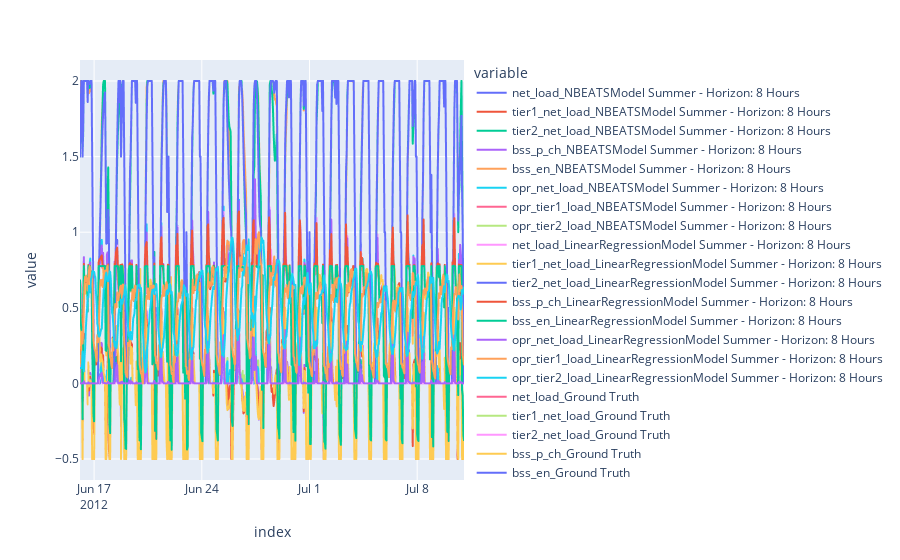

The cell this chart's notebook holds for it:
### Code cell
df_results = pd.read_csv('data/results/results.csv', index_col=0, parse_dates=True)

px.line(df_results)

### Figure 1 — Plotly figure (JSON) as saved in the notebook; plotly's stock layout.template omitted (floating-point values rounded to 4 significant figures; data arrays with more than 128 entries replaced by an {"elided": "..."} marker saying what was removed)
{"data": [{"hovertemplate": "variable=net_load_NBEATSModel Summer - Horizon: 8 Hours<br>index=%{x}<br>value=%{y}<extra></extra>", "legendgroup": "net_load_NBEATSModel Summer - Horizon: 8 Hours", "line": {"color": "#636efa", "dash": "solid"}, "marker": {"symbol": "circle"}, "mode": "lines", "name": "net_load_NBEATSModel Summer - Horizon: 8 Hours", "showlegend": true, "type": "scattergl", "x": {"elided": "600 str values"}, "xaxis": "x", "y": {"elided": "600 float values"}, "yaxis": "y"}, {"hovertemplate": "variable=tier1_net_load_NBEATSModel Summer - Horizon: 8 Hours<br>index=%{x}<br>value=%{y}<extra></extra>", "legendgroup": "tier1_net_load_NBEATSModel Summer - Horizon: 8 Hours", "line": {"color": "#EF553B", "dash": "solid"}, "marker": {"symbol": "circle"}, "mode": "lines", "name": "tier1_net_load_NBEATSModel Summer - Horizon: 8 Hours", "showlegend": true, "type": "scattergl", "x": {"elided": "600 str values"}, "xaxis": "x", "y": {"elided": "600 float values"}, "yaxis": "y"}, {"hovertemplate": "variable=tier2_net_load_NBEATSModel Summer - Horizon: 8 Hours<br>index=%{x}<br>value=%{y}<extra></extra>", "legendgroup": "tier2_net_load_NBEATSModel Summer - Horizon: 8 Hours", "line": {"color": "#00cc96", "dash": "solid"}, "marker": {"symbol": "circle"}, "mode": "lines", "name": "tier2_net_load_NBEATSModel Summer - Horizon: 8 Hours", "showlegend": true, "type": "scattergl", "x": {"elided": "600 str values"}, "xaxis": "x", "y": {"elided": "600 float values"}, "yaxis": "y"}, {"hovertemplate": "variable=bss_p_ch_NBEATSModel Summer - Horizon: 8 Hours<br>index=%{x}<br>value=%{y}<extra></extra>", "legendgroup": "bss_p_ch_NBEATSModel Summer - Horizon: 8 Hours", "line": {"color": "#ab63fa", "dash": "solid"}, "marker": {"symbol": "circle"}, "mode": "lines", "name": "bss_p_ch_NBEATSModel Summer - Horizon: 8 Hours", "showlegend": true, "type": "scattergl", "x": {"elided": "600 str values"}, "xaxis": "x", "y": {"elided": "600 float values"}, "yaxis": "y"}, {"hovertemplate": "variable=bss_en_NBEATSModel Summer - Horizon: 8 Hours<br>index=%{x}<br>value=%{y}<extra></extra>", "legendgroup": "bss_en_NBEATSModel Summer - Horizon: 8 Hours", "line": {"color": "#FFA15A", "dash": "solid"}, "marker": {"symbol": "circle"}, "mode": "lines", "name": "bss_en_NBEATSModel Summer - Horizon: 8 Hours", "showlegend": true, "type": "scattergl", "x": {"elided": "600 str values"}, "xaxis": "x", "y": {"elided": "600 float values"}, "yaxis": "y"}, {"hovertemplate": "variable=opr_net_load_NBEATSModel Summer - Horizon: 8 Hours<br>index=%{x}<br>value=%{y}<extra></extra>", "legendgroup": "opr_net_load_NBEATSModel Summer - Horizon: 8 Hours", "line": {"color": "#19d3f3", "dash": "solid"}, "marker": {"symbol": "circle"}, "mode": "lines", "name": "opr_net_load_NBEATSModel Summer - Horizon: 8 Hours", "showlegend": true, "type": "scattergl", "x": {"elided": "600 str values"}, "xaxis": "x", "y": {"elided": "600 float values"}, "yaxis": "y"}, {"hovertemplate": "variable=opr_tier1_load_NBEATSModel Summer - Horizon: 8 Hours<br>index=%{x}<br>value=%{y}<extra></extra>", "legendgroup": "opr_tier1_load_NBEATSModel Summer - Horizon: 8 Hours", "line": {"color": "#FF6692", "dash": "solid"}, "marker": {"symbol": "circle"}, "mode": "lines", "name": "opr_tier1_load_NBEATSModel Summer - Horizon: 8 Hours", "showlegend": true, "type": "scattergl", "x": {"elided": "600 str values"}, "xaxis": "x", "y": {"elided": "600 float values"}, "yaxis": "y"}, {"hovertemplate": "variable=opr_tier2_load_NBEATSModel Summer - Horizon: 8 Hours<br>index=%{x}<br>value=%{y}<extra></extra>", "legendgroup": "opr_tier2_load_NBEATSModel Summer - Horizon: 8 Hours", "line": {"color": "#B6E880", "dash": "solid"}, "marker": {"symbol": "circle"}, "mode": "lines", "name": "opr_tier2_load_NBEATSModel Summer - Horizon: 8 Hours", "showlegend": true, "type": "scattergl", "x": {"elided": "600 str values"}, "xaxis": "x", "y": {"elided": "600 float values"}, "yaxis": "y"}, {"hovertemplate": "variable=net_load_LinearRegressionModel Summer - Horizon: 8 Hours<br>index=%{x}<br>value=%{y}<extra></extra>", "legendgroup": "net_load_LinearRegressionModel Summer - Horizon: 8 Hours", "line": {"color": "#FF97FF", "dash": "solid"}, "marker": {"symbol": "circle"}, "mode": "lines", "name": "net_load_LinearRegressionModel Summer - Horizon: 8 Hours", "showlegend": true, "type": "scattergl", "x": {"elided": "600 str values"}, "xaxis": "x", "y": {"elided": "600 float values"}, "yaxis": "y"}, {"hovertemplate": "variable=tier1_net_load_LinearRegressionModel Summer - Horizon: 8 Hours<br>index=%{x}<br>value=%{y}<extra></extra>", "legendgroup": "tier1_net_load_LinearRegressionModel Summer - Horizon: 8 Hours", "line": {"color": "#FECB52", "dash": "solid"}, "marker": {"symbol": "circle"}, "mode": "lines", "name": "tier1_net_load_LinearRegressionModel Summer - Horizon: 8 Hours", "showlegend": true, "type": "scattergl", "x": {"elided": "600 str values"}, "xaxis": "x", "y": {"elided": "600 float values"}, "yaxis": "y"}, {"hovertemplate": "variable=tier2_net_load_LinearRegressionModel Summer - Horizon: 8 Hours<br>index=%{x}<br>value=%{y}<extra></extra>", "legendgroup": "tier2_net_load_LinearRegressionModel Summer - Horizon: 8 Hours", "line": {"color": "#636efa", "dash": "solid"}, "marker": {"symbol": "circle"}, "mode": "lines", "name": "tier2_net_load_LinearRegressionModel Summer - Horizon: 8 Hours", "showlegend": true, "type": "scattergl", "x": {"elided": "600 str values"}, "xaxis": "x", "y": {"elided": "600 float values"}, "yaxis": "y"}, {"hovertemplate": "variable=bss_p_ch_LinearRegressionModel Summer - Horizon: 8 Hours<br>index=%{x}<br>value=%{y}<extra></extra>", "legendgroup": "bss_p_ch_LinearRegressionModel Summer - Horizon: 8 Hours", "line": {"color": "#EF553B", "dash": "solid"}, "marker": {"symbol": "circle"}, "mode": "lines", "name": "bss_p_ch_LinearRegressionModel Summer - Horizon: 8 Hours", "showlegend": true, "type": "scattergl", "x": {"elided": "600 str values"}, "xaxis": "x", "y": {"elided": "600 float values"}, "yaxis": "y"}, {"hovertemplate": "variable=bss_en_LinearRegressionModel Summer - Horizon: 8 Hours<br>index=%{x}<br>value=%{y}<extra></extra>", "legendgroup": "bss_en_LinearRegressionModel Summer - Horizon: 8 Hours", "line": {"color": "#00cc96", "dash": "solid"}, "marker": {"symbol": "circle"}, "mode": "lines", "name": "bss_en_LinearRegressionModel Summer - Horizon: 8 Hours", "showlegend": true, "type": "scattergl", "x": {"elided": "600 str values"}, "xaxis": "x", "y": {"elided": "600 float values"}, "yaxis": "y"}, {"hovertemplate": "variable=opr_net_load_LinearRegressionModel Summer - Horizon: 8 Hours<br>index=%{x}<br>value=%{y}<extra></extra>", "legendgroup": "opr_net_load_LinearRegressionModel Summer - Horizon: 8 Hours", "line": {"color": "#ab63fa", "dash": "solid"}, "marker": {"symbol": "circle"}, "mode": "lines", "name": "opr_net_load_LinearRegressionModel Summer - Horizon: 8 Hours", "showlegend": true, "type": "scattergl", "x": {"elided": "600 str values"}, "xaxis": "x", "y": {"elided": "600 float values"}, "yaxis": "y"}, {"hovertemplate": "variable=opr_tier1_load_LinearRegressionModel Summer - Horizon: 8 Hours<br>index=%{x}<br>value=%{y}<extra></extra>", "legendgroup": "opr_tier1_load_LinearRegressionModel Summer - Horizon: 8 Hours", "line": {"color": "#FFA15A", "dash": "solid"}, "marker": {"symbol": "circle"}, "mode": "lines", "name": "opr_tier1_load_LinearRegressionModel Summer - Horizon: 8 Hours", "showlegend": true, "type": "scattergl", "x": {"elided": "600 str values"}, "xaxis": "x", "y": {"elided": "600 float values"}, "yaxis": "y"}, {"hovertemplate": "variable=opr_tier2_load_LinearRegressionModel Summer - Horizon: 8 Hours<br>index=%{x}<br>value=%{y}<extra></extra>", "legendgroup": "opr_tier2_load_LinearRegressionModel Summer - Horizon: 8 Hours", "line": {"color": "#19d3f3", "dash": "solid"}, "marker": {"symbol": "circle"}, "mode": "lines", "name": "opr_tier2_load_LinearRegressionModel Summer - Horizon: 8 Hours", "showlegend": true, "type": "scattergl", "x": {"elided": "600 str values"}, "xaxis": "x", "y": {"elided": "600 float values"}, "yaxis": "y"}, {"hovertemplate": "variable=net_load_Ground Truth<br>index=%{x}<br>value=%{y}<extra></extra>", "legendgroup": "net_load_Ground Truth", "line": {"color": "#FF6692", "dash": "solid"}, "marker": {"symbol": "circle"}, "mode": "lines", "name": "net_load_Ground Truth", "showlegend": true, "type": "scattergl", "x": {"elided": "600 str values"}, "xaxis": "x", "y": {"elided": "600 float values"}, "yaxis": "y"}, {"hovertemplate": "variable=tier1_net_load_Ground Truth<br>index=%{x}<br>value=%{y}<extra></extra>", "legendgroup": "tier1_net_load_Ground Truth", "line": {"color": "#B6E880", "dash": "solid"}, "marker": {"symbol": "circle"}, "mode": "lines", "name": "tier1_net_load_Ground Truth", "showlegend": true, "type": "scattergl", "x": {"elided": "600 str values"}, "xaxis": "x", "y": {"elided": "600 float values"}, "yaxis": "y"}, {"hovertemplate": "variable=tier2_net_load_Ground Truth<br>index=%{x}<br>value=%{y}<extra></extra>", "legendgroup": "tier2_net_load_Ground Truth", "line": {"color": "#FF97FF", "dash": "solid"}, "marker": {"symbol": "circle"}, "mode": "lines", "name": "tier2_net_load_Ground Truth", "showlegend": true, "type": "scattergl", "x": {"elided": "600 str values"}, "xaxis": "x", "y": {"elided": "600 float values"}, "yaxis": "y"}, {"hovertemplate": "variable=bss_p_ch_Ground Truth<br>index=%{x}<br>value=%{y}<extra></extra>", "legendgroup": "bss_p_ch_Ground Truth", "line": {"color": "#FECB52", "dash": "solid"}, "marker": {"symbol": "circle"}, "mode": "lines", "name": "bss_p_ch_Ground Truth", "showlegend": true, "type": "scattergl", "x": {"elided": "600 str values"}, "xaxis": "x", "y": {"elided": "600 float values"}, "yaxis": "y"}, {"hovertemplate": "variable=bss_en_Ground Truth<br>index=%{x}<br>value=%{y}<extra></extra>", "legendgroup": "bss_en_Ground Truth", "line": {"color": "#636efa", "dash": "solid"}, "marker": {"symbol": "circle"}, "mode": "lines", "name": "bss_en_Ground Truth", "showlegend": true, "type": "scattergl", "x": {"elided": "600 str values"}, "xaxis": "x", "y": {"elided": "600 float values"}, "yaxis": "y"}, {"hovertemplate": "variable=opr_net_load_Ground Truth<br>index=%{x}<br>value=%{y}<extra></extra>", "legendgroup": "opr_net_load_Ground Truth", "line": {"color": "#EF553B", "dash": "solid"}, "marker": {"symbol": "circle"}, "mode": "lines", "name": "opr_net_load_Ground Truth", "showlegend": true, "type": "scattergl", "x": {"elided": "600 str values"}, "xaxis": "x", "y": {"elided": "600 float values"}, "yaxis": "y"}, {"hovertemplate": "variable=opr_tier1_load_Ground Truth<br>index=%{x}<br>value=%{y}<extra></extra>", "legendgroup": "opr_tier1_load_Ground Truth", "line": {"color": "#00cc96", "dash": "solid"}, "marker": {"symbol": "circle"}, "mode": "lines", "name": "opr_tier1_load_Ground Truth", "showlegend": true, "type": "scattergl", "x": {"elided": "600 str values"}, "xaxis": "x", "y": {"elided": "600 float values"}, "yaxis": "y"}, {"hovertemplate": "variable=opr_tier2_load_Ground Truth<br>index=%{x}<br>value=%{y}<extra></extra>", "legendgroup": "opr_tier2_load_Ground Truth", "line": {"color": "#ab63fa", "dash": "solid"}, "marker": {"symbol": "circle"}, "mode": "lines", "name": "opr_tier2_load_Ground Truth", "showlegend": true, "type": "scattergl", "x": {"elided": "600 str values"}, "xaxis": "x", "y": {"elided": "600 float values"}, "yaxis": "y"}, {"hovertemplate": "variable=Ground Truth<br>index=%{x}<br>value=%{y}<extra></extra>", "legendgroup": "Ground Truth", "line": {"color": "#FFA15A", "dash": "solid"}, "marker": {"symbol": "circle"}, "mode": "lines", "name": "Ground Truth", "showlegend": true, "type": "scattergl", "x": {"elided": "600 str values"}, "xaxis": "x", "y": {"elided": "600 float values"}, "yaxis": "y"}, {"hovertemplate": "variable=ep<br>index=%{x}<br>value=%{y}<extra></extra>", "legendgroup": "ep", "line": {"color": "#19d3f3", "dash": "solid"}, "marker": {"symbol": "circle"}, "mode": "lines", "name": "ep", "showlegend": true, "type": "scattergl", "x": {"elided": "600 str values"}, "xaxis": "x", "y": {"elided": "600 float values"}, "yaxis": "y"}], "layout": {"legend": {"title": {"text": "variable"}, "tracegroupgap": 0}, "margin": {"t": 60}, "xaxis": {"anchor": "y", "domain": [0, 1], "title": {"text": "index"}}, "yaxis": {"anchor": "x", "domain": [0, 1], "title": {"text": "value"}}}}
